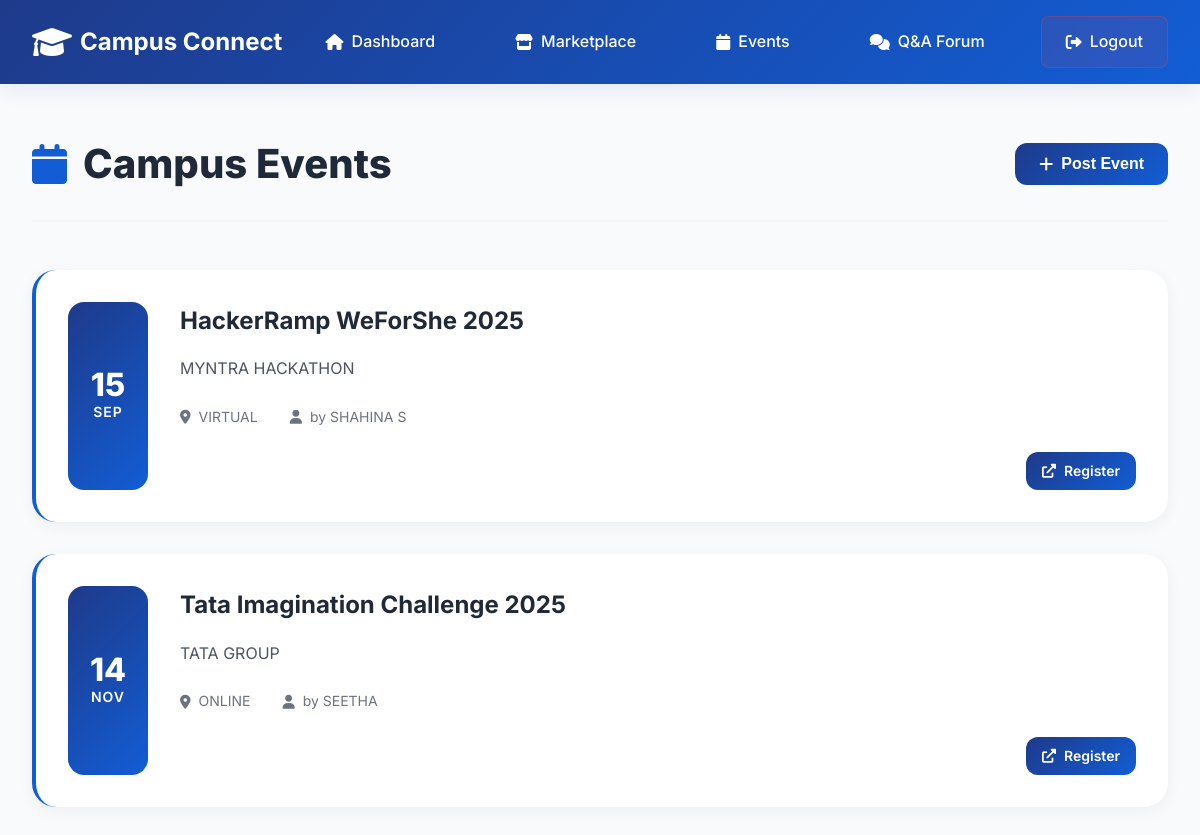
The page /events (signed in) on the database its author committed.
### tables this page shows
CREATE TABLE events (
            id INTEGER PRIMARY KEY AUTOINCREMENT,
            user_id INTEGER NOT NULL,
            title TEXT NOT NULL,
            description TEXT NOT NULL,
            event_date DATE NOT NULL,
            location TEXT NOT NULL,
            registration_link TEXT,
            created_at TIMESTAMP DEFAULT CURRENT_TIMESTAMP,
            FOREIGN KEY (user_id) REFERENCES users (id)
        );

CREATE TABLE users (
            id INTEGER PRIMARY KEY AUTOINCREMENT,
            name TEXT NOT NULL,
            email TEXT UNIQUE NOT NULL,
            password_hash TEXT NOT NULL,
            reg_no TEXT UNIQUE NOT NULL,
            created_at TIMESTAMP DEFAULT CURRENT_TIMESTAMP
        );

### app.py (the view)
@app.route('/events')
def events():
    if 'user_id' not in session:
        return redirect(url_for('login'))
    conn = get_db_connection()
    events = conn.execute('''
        SELECT e.*, u.name as organizer_name FROM events e
        JOIN users u ON e.user_id = u.id
        ORDER BY e.event_date ASC
    ''').fetchall()
    conn.close()
    return render_template('events/events.html', events=events)

### app.py (called while the page is built)
def get_db_connection():
    conn = sqlite3.connect('campus_connect.db')
    conn.row_factory = sqlite3.Row
    return conn

### templates/events/events.html (shortened to what this page needs)
{% extends "base.html" %}
{% block content %}
<div class="page-container">
    <div class="page-header">
        <h1><i class="fas fa-calendar"></i> Campus Events</h1>
        <button class="btn btn-primary" onclick="openModal('addEventModal')">
            <i class="fas fa-plus"></i> Post Event
        </button>
    </div>
    <div class="events-timeline">
        {% for event in events %}
        <div class="event-card">
            <div class="event-date">
                <div class="event-day">{{ event.event_date.split('-')[2] }}</div>
                <div class="event-month">
                    {% set month_names = ['Jan', 'Feb', 'Mar', 'Apr', 'May', 'Jun', 'Jul', 'Aug', 'Sep', 'Oct', 'Nov', 'Dec'] %}
                    {{ month_names[event.event_date.split('-')[1]|int - 1] }}
                </div>
            </div>
            <div class="event-content">
                <h3>{{ event.title }}</h3>
                <p class="event-description">{{ event.description }}</p>
                <div class="event-meta">
                    <div class="event-location">
                        <i class="fas fa-map-marker-alt"></i>
                        {{ event.location }}
                    </div>
                    <div class="event-organizer">
                        <i class="fas fa-user"></i>
                        by {{ event.organizer_name }}
                    </div>
                </div>
                {% if event.registration_link %}
                <div class="event-actions">
                    <a href="{{ event.registration_link }}" target="_blank" class="btn btn-primary btn-small">
                        <i class="fas fa-external-link-alt"></i> Register
                    </a>
                </div>
                {% endif %}
            </div>
        </div>
        {% endfor %}
    </div>
</div>
{% endblock %}

### static/css/style.css (style rules this page uses)
* { margin: 0; padding: 0; box-sizing: border-box; }
body { font-family: 'Inter', -apple-system, BlinkMacSystemFont, 'Segoe UI', Roboto, sans-serif; line-height: 1.6; color: #1f2937; background-color: #f8fafc; }
:root { --primary: #1e3a8a; --primary-light: #125dd5; --secondary: #0e29d5; --accent: #0bb3f5; --success: #1c33e2; --error: #ef4444; --warning: #0bbef5; --gray-50: #f9fafb; --gray-100: #f3f4f6; --gray-200: #e5e7eb; --gray-300: #d1d5db; --gray-400: #9ca3af; --gray-500: #6b7280; --gray-600: #4b5563; --gray-700: #374151; --gray-800: #1f2937; --gray-900: #111827; --white: #ffffff; }
.btn { display: inline-flex; align-items: center; gap: 0.5rem; padding: 0.75rem 1.5rem; border: none; border-radius: 0.75rem; font-weight: 600; text-decoration: none; cursor: pointer; transition: all 0.3s ease; font-size: 1rem; }
.btn-primary { background: linear-gradient(135deg, var(--primary) 0%, var(--primary-light) 100%); color: var(--white); }
.btn-small { padding: 0.5rem 1rem; font-size: 0.875rem; }
.page-container { max-width: 1200px; margin: 0 auto; padding: 3rem 2rem; }
.page-header { display: flex; justify-content: space-between; align-items: center; margin-bottom: 3rem; padding-bottom: 1.5rem; border-bottom: 2px solid var(--gray-100); }
.page-header h1 { font-size: 2.5rem; font-weight: 800; color: var(--gray-800); display: flex; align-items: center; gap: 1rem; }
.page-header h1 i { color: var(--primary-light); }
.events-timeline { display: flex; flex-direction: column; gap: 2rem; }
.event-card { background: var(--white); border-radius: 1.5rem; padding: 2rem; box-shadow: 0 4px 15px rgba(0, 0, 0, 0.05); display: flex; gap: 2rem; transition: all 0.3s ease; border-left: 4px solid var(--primary-light); }
.event-date { display: flex; flex-direction: column; align-items: center; justify-content: center; background: linear-gradient(135deg, var(--primary) 0%, var(--primary-light) 100%); color: var(--white); border-radius: 1rem; padding: 1rem; min-width: 80px; text-align: center; }
.event-day { font-size: 2rem; font-weight: 800; line-height: 1; }
.event-month { font-size: 0.875rem; font-weight: 600; text-transform: uppercase; letter-spacing: 1px; }
.event-content { flex: 1; }
.event-content h3 { font-size: 1.5rem; font-weight: 700; color: var(--gray-800); margin-bottom: 1rem; }
.event-description { color: var(--gray-600); line-height: 1.6; margin-bottom: 1.5rem; }
.event-meta { display: flex; gap: 2rem; margin-bottom: 1.5rem; font-size: 0.875rem; color: var(--gray-500); }
.event-location, .event-organizer { display: flex; align-items: center; gap: 0.5rem; }
.event-actions { display: flex; justify-content: flex-end; }

### rows shown on the page
events: event_date "15", event_date "SEP", title "HackerRamp WeForShe 2025", description "MYNTRA HACKATHON", location "VIRTUAL", organizer_name "SHAHINA S"
events: event_date "14", event_date "NOV", title "Tata Imagination Challenge 2025", description "TATA GROUP", location "ONLINE", organizer_name "SEETHA"
